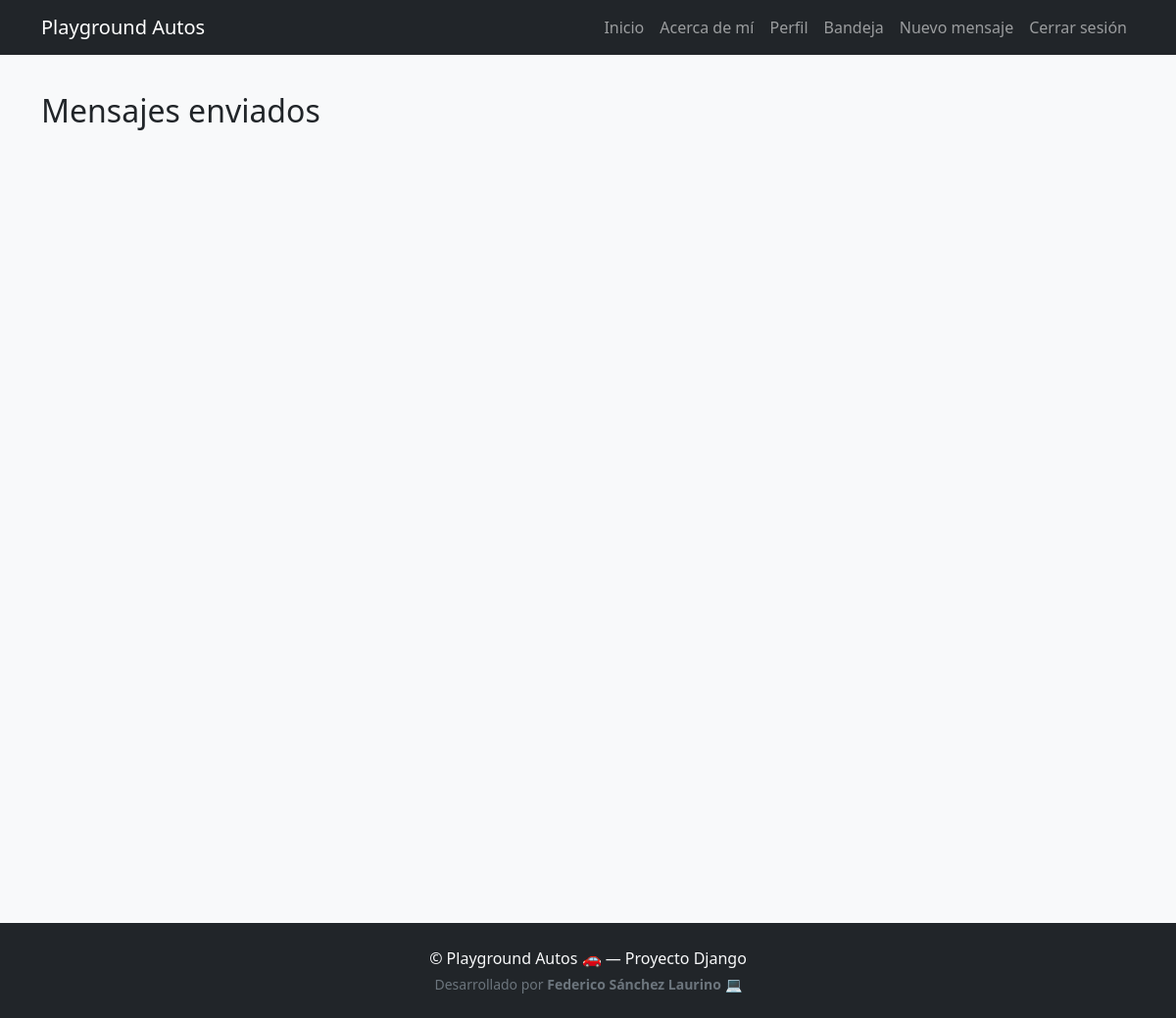
Before: /messages/sent/ (signed in) with the older database file.
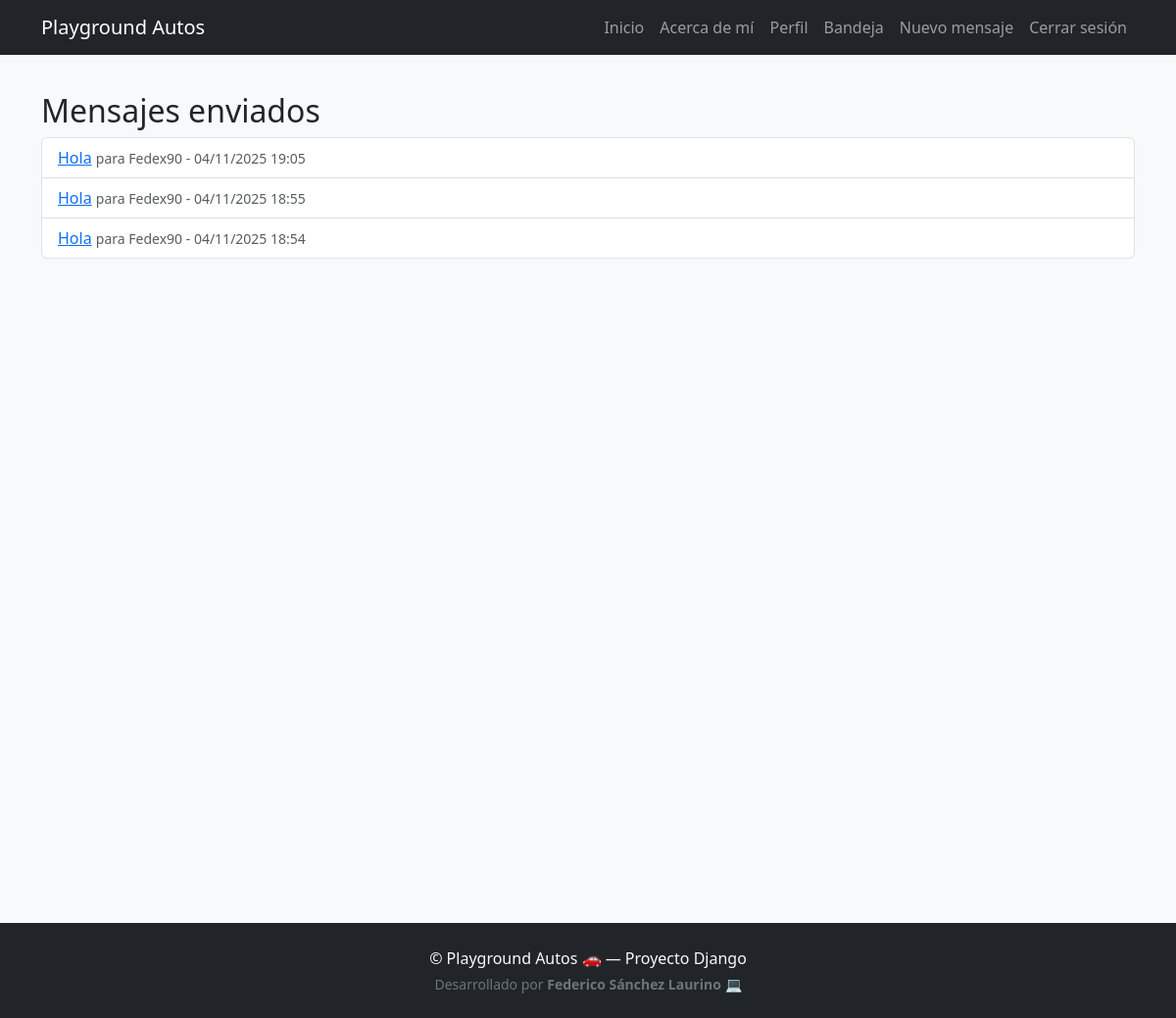
After: the same page with the newer database file.
### messages_app/models.py (models this page shows, shortened)
class Message(models.Model):
    sender = models.ForeignKey(User, on_delete=models.CASCADE, related_name='sent_messages')
    receiver = models.ForeignKey(User, on_delete=models.CASCADE, related_name='received_messages')
    subject = models.CharField(max_length=100)
    content = models.TextField()
    created_at = models.DateTimeField(auto_now_add=True)
    read = models.BooleanField(default=False)

### messages_app/views.py (the view)
# urls.py: path('sent/', views.sent_messages, name='sent'),
@login_required
def sent_messages(request):
    messages = Message.objects.filter(sender=request.user).order_by('-created_at')
    return render(request, 'messages_app/sent.html', {'messages': messages})

### templates/messages_app/sent.html
{% extends 'base.html' %}
{% block content %}
<h2>Mensajes enviados</h2>
<ul class="list-group">
{% for msg in messages %}
  <li class="list-group-item">
    <a href="{% url 'message_detail' msg.pk %}">{{ msg.subject }}</a>
    <small class="text-muted">para {{ msg.receiver.username }} - {{ msg.created_at|date:"d/m/Y H:i" }}</small>
  </li>
{% endfor %}
</ul>
{% endblock %}

Changed rows visible on the page:
added Message: subject "Hola", receiver.username "Fedex90", created_at "04/11/2025 19:05"
added Message: subject "Hola", receiver.username "Fedex90", created_at "04/11/2025 18:55"
added Message: subject "Hola", receiver.username "Fedex90", created_at "04/11/2025 18:54"
